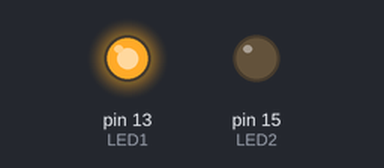
A sketch run on a simulated Arduino Uno, built with avr-gcc and run on an emulated ATmega328P. Shown: output pins drawn as LEDs (lit = HIGH).

Above: at 1.0 s.
At 3.0 s:
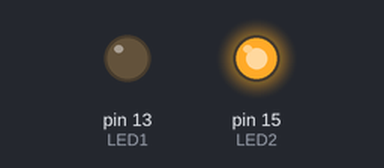
At 5.0 s:
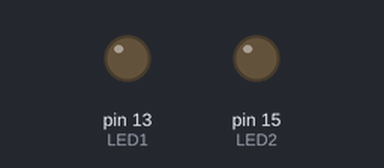
Timing chart, 0 to 7.8 s (numbered marks = the images above):
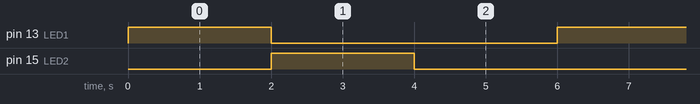

The sketch:

test_led.ino
```cpp
#define LED1 13
#define LED2 15

void setup() {
  pinMode(LED1, OUTPUT);
  pinMode(LED2, OUTPUT);
}

void loop() {
  digitalWrite(LED1, HIGH); digitalWrite(LED2, LOW); delay(2000);
  digitalWrite(LED1, LOW); digitalWrite(LED2, HIGH); delay(2000);
  digitalWrite(LED1, LOW); digitalWrite(LED2, LOW); delay(2000);
}
```

Measured:
- by itself, pin 13 (LED1), pin 15 (LED2): alternates HIGH for 2.0 s and LOW for 4.0 s
- by itself, everything shown: repeats every 6.0 s, in 3 steps
